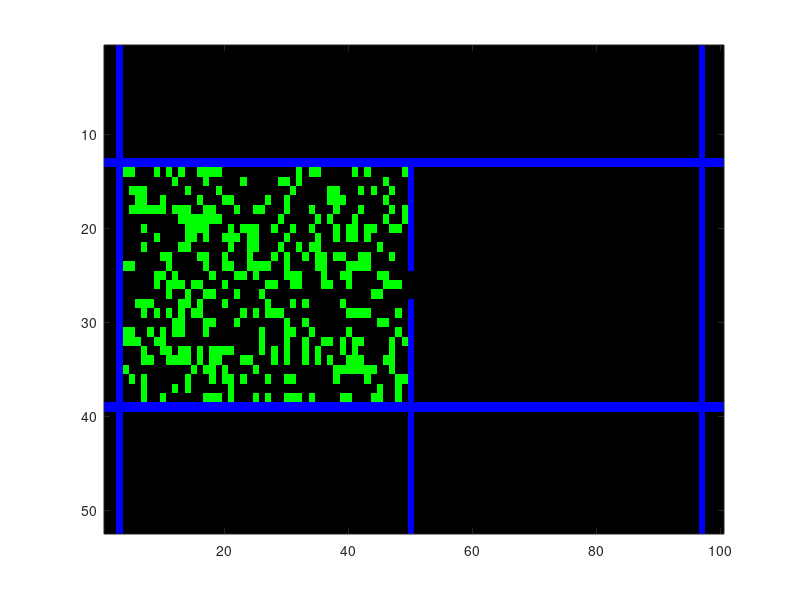

Write MATLAB code to recreate this figure. (Note: this script raises an error after producing the figure.)

%CA driver
%HPP-gas

clear all
clf

nx=52; %must be divisible by 4
ny=100;

z=zeros(nx,ny);
o=ones(nx,ny);
sand = z ;
sandNew = z;
gnd = z ;
diag1 = z;
diag2 = z;
and12 = z;
or12 = z;
sums = z;
orsum = z;

gnd(1:nx,ny-3)=1 ; % right ground line
gnd(1:nx,3)=1 ; % left ground line
gnd(nx/4:nx/2-2,ny/2)=1; %the hole line
gnd(nx/2+2:nx,ny/2)=1; %the hole line
gnd(nx/4, 1:ny) = 1; %top line
gnd(3*nx/4, 1:ny) = 1 ;%bottom line

%fill the left side
r = rand(nx,ny);
sand(nx/4+1:3*nx/4-1, 4:ny/2-1) = r(nx/4+1:3*nx/4-1, 4:ny/2-1)<0.3;
%sand(nx/4+1:3*nx/4-1, ny*.75:ny-4) = r(nx/4+1:3*nx/4-1, ny*.75:ny-4)<0.75;
%sand(nx/2,ny/2) = 1;
%sand(nx/2+1,ny/2+1) = 1;

imh = image(cat(3,z,sand,gnd));
set(imh, 'erasemode', 'none')
axis equal
axis tight
 

for i=1:1000
    p=mod(i,2); %margolis neighborhood
   
    %upper left cell update
    xind = [1+p:2:nx-2+p];
    yind = [1+p:2:ny-2+p];
    
    %See if exactly one diagonal is ones
    %only (at most) one of the following can be true!
    diag1(xind,yind) = (sand(xind,yind)==1) & (sand(xind+1,yind+1)==1) & ...
        (sand(xind+1,yind)==0) & (sand(xind,yind+1)==0);
    
    diag2(xind,yind) = (sand(xind+1,yind)==1) & (sand(xind,yind+1)==1) & ...
        (sand(xind,yind)==0) & (sand(xind+1,yind+1)==0);
    
    %The diagonals both not occupied by two particles
    and12(xind,yind) = (diag1(xind,yind)==0) & (diag2(xind,yind)==0);
    
    %One diagonal is occupied by two particles
    or12(xind,yind)  = diag1(xind,yind) | diag2(xind,yind);
    
    %for every gas particle see if it near the boundary
    sums(xind,yind) = gnd(xind,yind) | gnd(xind+1,yind) | ...
                        gnd(xind,yind+1) | gnd(xind+1,yind+1) ;
    
    % cell layout:
    % x,y    x+1,y
    % x,y+1  x+1,y+1
    %If (no walls) and (diagonals are both not occupied)  
    %then there is no collision, so move opposite cell to current cell
    %If (no walls) and (only one diagonal is occupied) 
    %then there is a collision so move ccw cell to the current cell
    %If (a wall) 
    %then don't change the cell (causes a reflection)
    sandNew(xind,yind) = ...
        (and12(xind,yind)  & ~sums(xind,yind) & sand(xind+1,yind+1)) + ... 
        (or12(xind,yind) & ~sums(xind,yind) & sand(xind,yind+1)) + ...
        (sums(xind,yind) & sand(xind,yind)); 
        
    sandNew(xind+1,yind) = ...
        (and12(xind,yind)  & ~sums(xind,yind) & sand(xind,yind+1)) + ... 
        (or12(xind,yind) & ~sums(xind,yind) & sand(xind,yind))+ ...
        (sums(xind,yind) & sand(xind+1,yind));  
        
    sandNew(xind,yind+1) = ...    
        (and12(xind,yind)  & ~sums(xind,yind) & sand(xind+1,yind)) + ... 
        (or12(xind,yind) & ~sums(xind,yind) & sand(xind+1,yind+1))+ ...
        (sums(xind,yind) & sand(xind,yind+1)); 
        
     sandNew(xind+1,yind+1) = ...    
        (and12(xind,yind)  & ~sums(xind,yind) & sand(xind,yind)) + ... 
        (or12(xind,yind) & ~sums(xind,yind) & sand(xind+1,yind))+ ...
        (sums(xind,yind) & sand(xind+1,yind+1)); 
    
    sand = sandNew;
    
    set(imh, 'cdata', cat(3,z,sand,gnd) )
    drawnow
end

